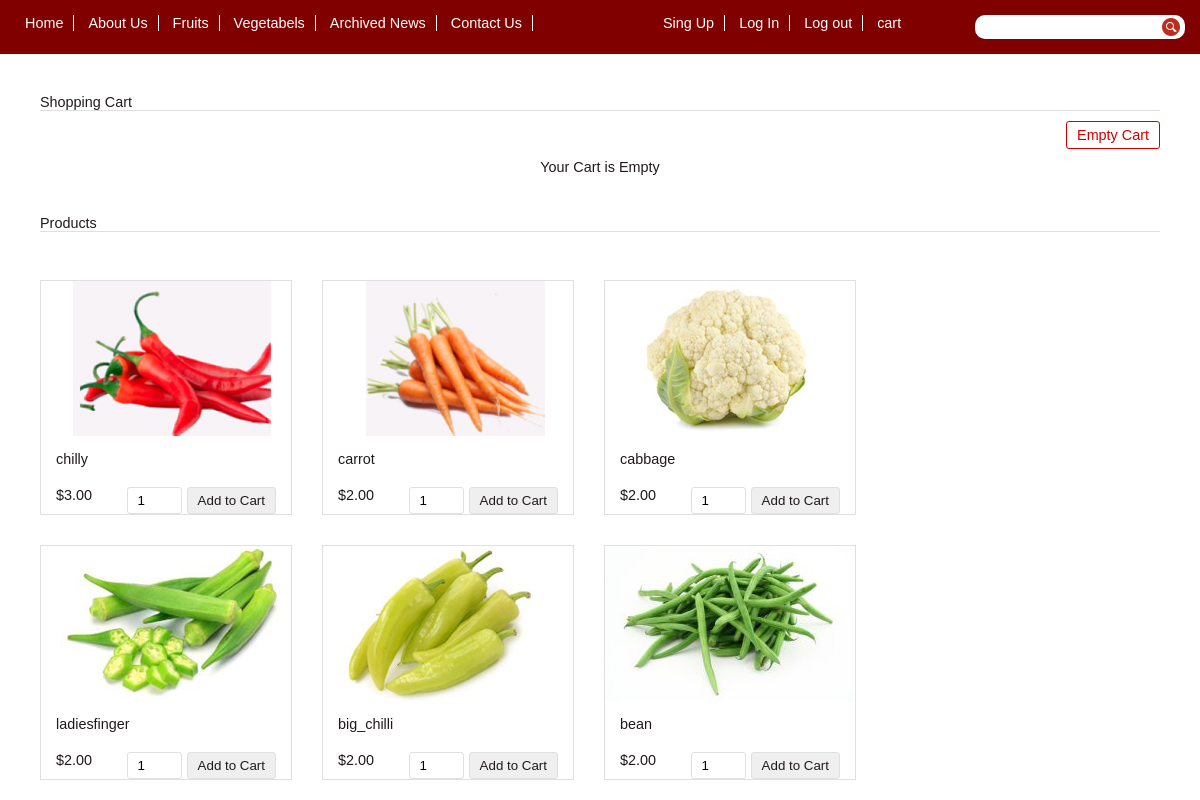
The app's page /E-ComWeb/vegitabel_store.php with its own data.
### tables this page shows
CREATE TABLE `tblproduct` (
  `id` int(8) NOT NULL,
  `name` varchar(255) NOT NULL,
  `category` varchar(100) NOT NULL,
  `code` varchar(255) NOT NULL,
  `image` text NOT NULL,
  `price` double(10,2) NOT NULL
);

### E-ComWeb/dbcontroller.php (called while the page is built, shortened)
<?php
class DBController {
	private $host = "localhost";
	private $user = "root";
	private $password = "";
	private $database = "mydb";
	private $conn;
	function __construct() {
		$this->conn = $this->connectDB();
	}
	function connectDB() {
		$conn = mysqli_connect($this->host,$this->user,$this->password,$this->database);
		return $conn;
	}
	function runQuery($query) {
		$result = mysqli_query($this->conn,$query);
		while($row=mysqli_fetch_assoc($result)) {
			$resultset[] = $row;
		}
		if(!empty($resultset))
			return $resultset;
	}
}
?>

### E-ComWeb/vegitabel_store.php (the view, shortened to what this page needs)
<?php
require 'include/header.php';
require_once("dbcontroller.php");
$db_handle = new DBController();
?>
<HTML>
<HEAD>
<link href="style.css" type="text/css" rel="stylesheet" />
</HEAD>
<BODY>
<div id="shopping-cart">
<div class="txt-heading">Shopping Cart</div>
<a id="btnEmpty" href="vegitabel_store.php?action=empty">Empty Cart</a>
<?php
if(isset($_SESSION["cart_item"])){
    $total_quantity = 0;
    $total_price = 0;
?>
<table class="tbl-cart" cellpadding="10" cellspacing="1">
<tbody>
<tr>
<th style="text-align:left;">Name</th>
<th style="text-align:left;">Code</th>
<th style="text-align:right;" width="5%">Quantity</th>
<th style="text-align:right;" width="10%">Unit Price</th>
<th style="text-align:right;" width="10%">Price</th>
<th style="text-align:center;" width="5%">Remove</th>
</tr>
<?php
    foreach ($_SESSION["cart_item"] as $item){
        $item_price = $item["quantity"]*$item["price"];
		?>
				<tr>
				<td><img src="<?php echo $item["image"]; ?>" class="cart-item-image" /><?php echo $item["name"]; ?></td>
				<td><?php echo $item["code"]; ?></td>
				<td style="text-align:right;"><?php echo $item["quantity"]; ?></td>
				<td  style="text-align:right;"><?php echo "$ ".$item["price"]; ?></td>
				<td  style="text-align:right;"><?php echo "$ ". number_format($item_price,2); ?></td>
				<td style="text-align:center;"><a href="vegitabel_store.php?action=remove&code=<?php echo $item["code"]; ?>" class="btnRemoveAction">
				<img src="img/icons/icon-delete.png" alt="Remove Item" /></a></td>
				</tr>
				<?php
				$total_quantity += $item["quantity"];
				$total_price += ($item["price"]*$item["quantity"]);
		}
		?>
<tr>
<td colspan="2" align="right">Total:</td>
<td align="right"><?php echo $total_quantity; ?></td>
<td align="right" colspan="2"><strong><?php echo "$ ".number_format($total_price, 2); ?></strong></td>
<td></td>
</tr>
</tbody>
</table>
  <?php
} else {
?>
<div class="no-records">Your Cart is Empty</div>
<?php
}
?>
</div>
<div id="product-grid">
	<div class="txt-heading">Products</div>
	<?php
	$product_array = $db_handle->runQuery("SELECT * FROM tblproduct WHERE category='vegitabel' ORDER BY id ASC");
	if (!empty($product_array)) {
		foreach($product_array as $key=>$value){
	?>
		<div class="product-item">
			<form method="post" action="vegitabel_store.php?action=add&code=<?php echo $product_array[$key]["code"]; ?>">
			<div class="product-image"><img src="<?php echo $product_array[$key]["image"]; ?>"></div>
			<div class="product-tile-footer">
			<div class="product-title"><?php echo $product_array[$key]["name"]; ?></div>
			<div class="product-price"><?php echo "$".$product_array[$key]["price"]; ?></div>
			<div class="cart-action"><input type="text" class="product-quantity" name="quantity" value="1" size="2" /><input type="submit" value="Add to Cart" class="btnAddAction" /></div>
			</div>
			</form>
		</div>
	<?php
		}
	}
	?>
</div>
</BODY>
</HTML>

### E-ComWeb/include/header.php (shortened to what this page needs)
<!DOCTYPE html>
<html>
<head>
	<link rel="stylesheet" type="text/css" href="css/main.css">
</head>
<body>
	<div class="wrapper">
		<div class="top-bar clearfix">
			<div class="top-bar-links">
				<ul>
					<li><a href="index.php">Home</a></li>
					<li><a href="AboutUs.php">About Us</a></li>
					<li><a href="fruit_store.php">Fruits</a></li>
					<li><a href="vegitabel_store.php">Vegetabels</a></li>
					<li><a href="AboutUs.php">Archived News</a></li>
					<li><a href="contact.php">Contact Us</a></li>
					<li><a href="signup.php">Sing Up</a></li>
					<li><a href="login.php">Log In</a></li>
					<li><a href="logout.php">Log out</a></li>
					<li><a href="cart.php">cart</a></li>
				</ul>
			</div>
			<div class="site-search">
				<form method="get" action="index.php">
				<input type="search" name="search-box">
				<button type="submit"></button>
			    </form>
			</div>
		</div>
	</body>
</html>

### E-ComWeb/css/main.css (style rules this page uses)
* { margin: 0; padding: 0; }
a { text-decoration: none; }
.clearfix { overflow: auto }
.wrapper { margin: 0 auto; width: 100%; }
.top-bar { width: 100%; background:maroon; }
.top-bar-links { float: left; }
.top-bar-links ul { margin: 15px; list-style: none; }
.top-bar-links ul li { padding: 0 10px; display:inline-block; border-right: 1px solid white; }
.top-bar-links ul li:last-child { border: none; }
.top-bar-links ul li a { color: white; }
.site-search { padding:3px 5px 3px 10px; margin: 15px; float: right; background: white; border-radius: 10px; }
.site-search input { border: 0; float: left; }
.site-search button { width:18px; height: 18px; background:url(../img/icons/search.png); border: 0; float: right; }

### E-ComWeb/style.css (style rules this page uses)
body { font-family: Arial; color: #211a1a; font-size: 0.9em; }
#shopping-cart { margin: 40px; }
#product-grid { margin: 40px; }
.txt-heading { color: #211a1a; border-bottom: 1px solid #E0E0E0; overflow: auto; }
#btnEmpty { background-color: #ffffff; border: #d00000 1px solid; padding: 5px 10px; color: #d00000; float: right; text-decoration: none; border-radius: 3px; margin: 10px 0px; }
.btnAddAction { padding: 5px 10px; margin-left: 5px; background-color: #efefef; border: #E0E0E0 1px solid; color: #211a1a; float: right; text-decoration: none; border-radius: 3px; cursor: pointer; }
#product-grid .txt-heading { margin-bottom: 18px; }
.product-item { float: left; background: #ffffff; margin: 30px 30px 0px 0px; border: #E0E0E0 1px solid; }
.product-image { height: 155px; width: 250px; background-color: #FFF; }
.product-title { margin-bottom: 20px; }
.product-price { float:left; }
.cart-action { float: right; }
.product-quantity { padding: 5px 10px; border-radius: 3px; border: #E0E0E0 1px solid; }
.product-tile-footer { padding: 15px 15px 0px 15px; overflow: auto; }
.no-records { text-align: center; clear: both; margin: 38px 0px; }

### records on screen
tblproduct: image (picture), name "chilly", price "3.00"
tblproduct: image (picture), name "carrot", price "2.00"
tblproduct: image (picture), name "cabbage", price "2.00"
tblproduct: image (picture), name "ladiesfinger", price "2.00"
tblproduct: image (picture), name "big_chilli", price "2.00"
tblproduct: image (picture), name "bean", price "2.00"
